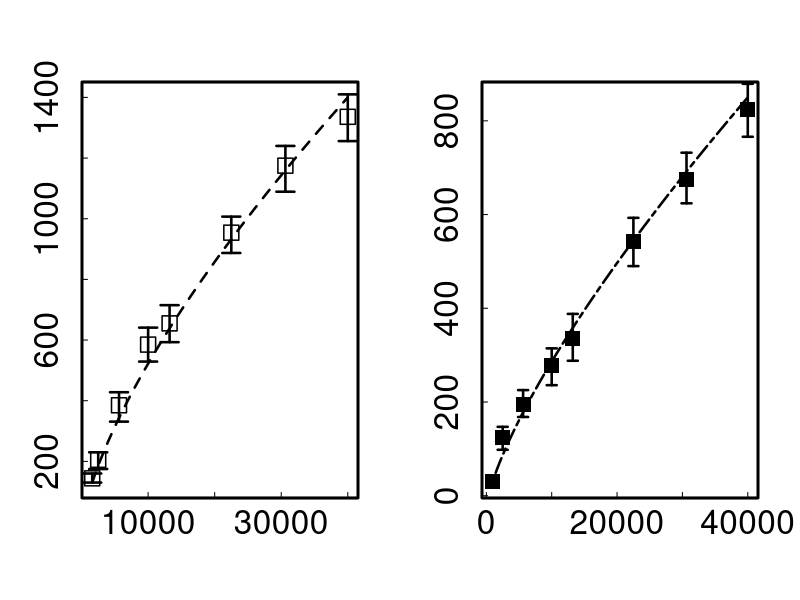

Here is the R script that generated this plot:
# Plotting consensus times Tc
#Let's assume you have a vector of "average values" avg 
#and another vector of "standard deviations" sdev, they are of the same length n. Let's make the abscissa just the number of these "measurements", so x <- 1:n. Using these, here come the plotting commands:
#ver https://stackoverflow.com/questions/13032777/scatter-plot-with-error-bars

# Line types http://www.sthda.com/english/wiki/line-types-in-r-lty
# Log-log plots http://sphaerula.com/legacy/R/logLogPlots.html
# Fitting curves: https://stackoverflow.com/questions/14190883/fitting-a-curve-to-specific-data
# Interactive R :  https://www.datacamp.com/community/tutorials/15-questions-about-r-plots

I<-c(30^2,50^2,75^2,100^2,115^2,150^2,175^2,200^2)
I1<-c(40^2,50^2,75^2,100^2,115^2,150^2,175^2,200^2)

#With Stripes
Tcsmin<-c(130,174.81,331,529,593,887,1089,1256)
Tcs<-c(144,205,385,585,655,954,1175,1336)
Tcsmax<-c(160,229.81,428,641,715,1007,1240,1410)

#Without stripes
Tcmin<-c(28,98,168,235.89,288,490,624,766)
#Tc<-c(204,252.1,280.49,325.68,513,695,887)
Tc<-c(31,125,195,277,335,543,675,825)
Tcmax<-c(37,147,225.4,314.5,388,593,732,879)

par(lwd=2.5,cex=0.9,mfrow=c(1.9,2))
#mar=c(10,1,10,2)
#Log-log plot5
#plot(I, Tcs, type="p",log = "xy",pch=18, lwd=2, xlab="", ylab="",
#     main="",cex=1.2,tck=0.02)

#Stripes - Cartesian plot
plot(I1, Tcs,
     ylim=range(c(Tcsmin, 1400)), type="p",pch=0, lwd=1.5,xlab="", ylab="",
     main="",cex=2.0,tck=0.02,cex.axis=2.0)

#par(new = TRUE)
arrows(I1, Tcsmin, I1, Tcsmax, length=0.09, angle=90, code=3)

#par(lwd=2.5,cex=1.5)
#par(new = TRUE)
#plot(I, Tcsmax,
#    ylim=range(c(Tcsmin, Tcsmax)), type="l",pch=5, lwd=2, xlab="", ylab="",
#     main="",cex=0.5,tck=0.02)

#POWER LAW FITS
#Power law max
#par(new = TRUE)
#curve(0.98*x^{0.31},0,200^2,xlab="", ylab="",xaxt='n',yaxt='n',lty="dashed")
#Power law mean
par(new = TRUE)
curve(0.926*x^{0.6916},40^2,200^2,xlab="", ylab="",xaxt='n',yaxt='n',lty="dashed")
#Power law min
#par(new = TRUE)
#curve(1.18*x^{0.386},0,200^2,xlab="", ylab="",xaxt='n',yaxt='n',lty="twodash")


#par(lwd=2.5,cex=1.2)
#No Stripes plot
plot(I, Tc,
     ylim=range(c(Tcmin, 850)), type="p",pch=15, lwd=1, xlab="", ylab="",
     main="",cex=2.0,tck=0.02,cex.axis=2.0)

# hack: we draw arrows but with very special "arrowheads"
#par(lwd=1.3,cex=1.5)
#par(new = TRUE)
arrows(I, Tcmin, I, Tcmax, length=0.05, angle=90, code=3)
par(new = TRUE)
curve(0.2883*x^{0.7487},30^2,200^2,xlab="", ylab="",xaxt='n',yaxt='n',lty="twodash")
